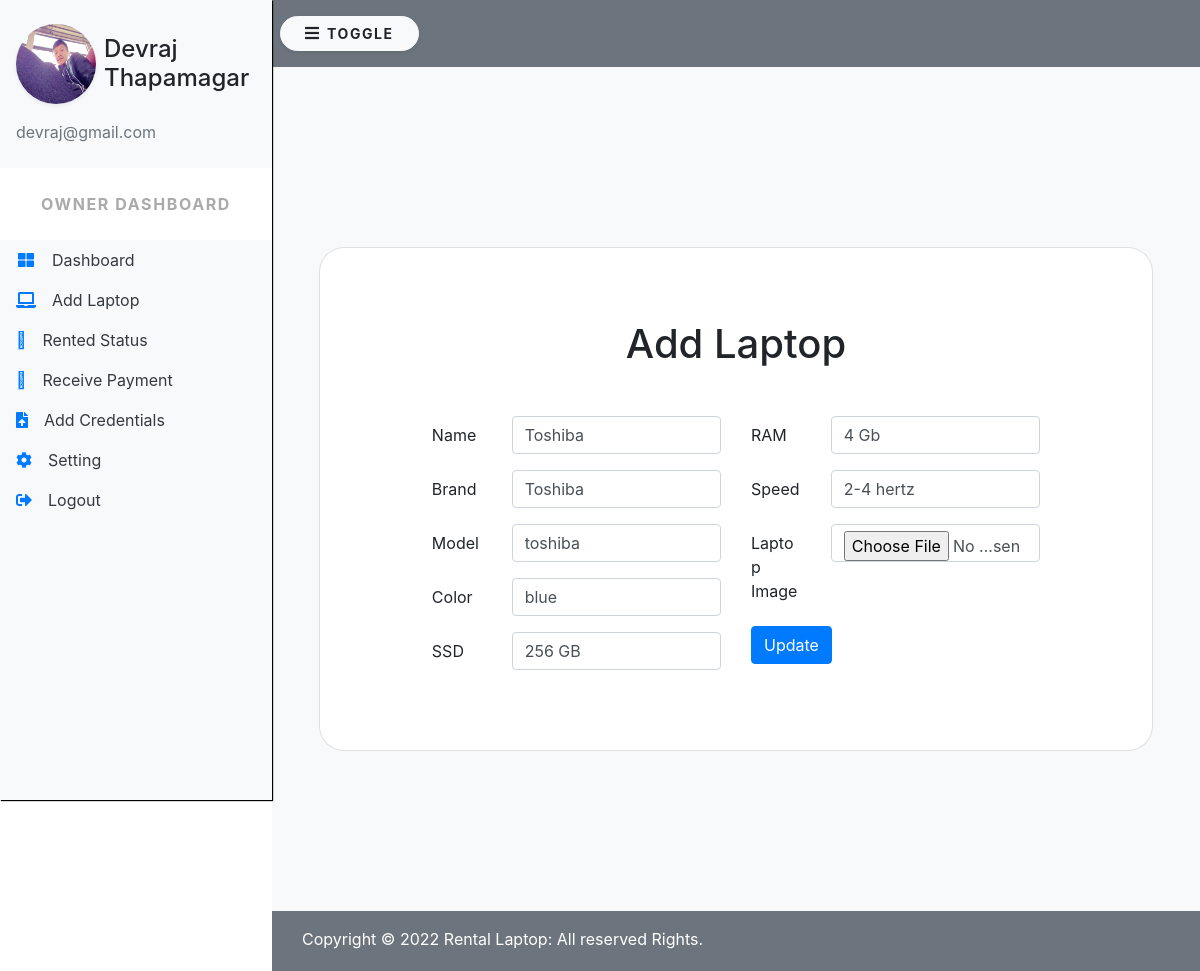
Page /modules/owner/index.php?m=laptop&p=edit&id=2 (signed in) on the committed database.
### tables this page shows
CREATE TABLE `laptop` (
  `lap_id` int(11) UNSIGNED NOT NULL,
  `lap_name` varchar(30) NOT NULL,
  `processor` varchar(30) NOT NULL,
  `lap_model` varchar(40) NOT NULL,
  `lap_brand` varchar(30) NOT NULL,
  `lap_color` varchar(30) NOT NULL,
  `lap_ssd` varchar(10) NOT NULL,
  `lap_ram` varchar(10) NOT NULL,
  `lap_speed` varchar(10) NOT NULL,
  `description` varchar(200) NOT NULL,
  `lap_image` varchar(225) NOT NULL,
  `o_id` int(11) UNSIGNED DEFAULT NULL,
  `lap_status` varchar(20) DEFAULT NULL
);

### scriptlibrary/pagecontroller.php (called while the page is built)
<?php
$req=$_SERVER['REQUEST_URI'];
$sec=explode('/',$req)[3];
$module=isset($_GET['m'])?$_GET['m']:'dashboard';
$page=isset($_GET['p'])?$_GET['p']:'browse';
include dirname(__FILE__)."/../modules/".$sec."/".$module."/".$page.".php";
?>

### engine/models/dbconnection.php (called while the page is built, shortened)
<?php
    class dbh{
        protected function connect(){
            $this->servername="localhost";
            $this->username ="root";
            $this->password="";
            $this->dbname="rentlaptop";
            $conn= new mysqli($this->servername,$this->username,$this->password,$this->dbname);
            return $conn;
        }
    }
?>

### engine/models/laptop.php (called while the page is built, shortened)
<?php
    class laptop extends dbh{
        public function edit($id){
            $sql = "SELECT * FROM laptop where lap_id=".$id;
		    $result = $this->connect()->query($sql);
            if ($result->num_rows > 0) {
            return $data[] = $result->fetch_assoc();
            }else{
                echo $this->connect()->error;
            }
        }
    }
?>

### modules/owner/laptop/edit.php (the view, shortened to what this page needs)
<?php
    include_once ('../../engine/models/dbconnection.php');
    include '../../engine/models/laptop.php';
?>
<?php
    $laptop= new laptop();
	if(isset($_GET['id'])){
		$id=$_GET['id'];
        $edit= $laptop->edit($id);
	}else{
		 echo "Invalid Request";
		  $message="Invalid Request";
		  $browse_page="m=laptop&message=$message";
		  header("Location: ".$_SERVER['PHP_SELF']."?".$browse_page);
	}
?>
<section class="vh-100">
    <div class="container h-100">
      <div class="row d-flex justify-content-center align-items-center h-100">
        <div class="col-lg-12 cil-xl-11">
          <div class="card text-black" style="border-radius:25px">
            <div class="card-body p-md-5">
                  <p class="text-center h1 fw-bold mb-5 mx-1 mx-md-4 mt-4">Add Laptop</p>
                  <form method="POST" class="was-validate" action=""  enctype="multipart/form-data">
                    <div class="row justify-content-center">
                        <div class="col-md-10 col-lg-6 col-xl-5">
                            <div class="form-group row">
                                <label for="inputName3" class="col-sm-3 col-form-label">Name</label>
                                <div class="col-sm-9">
                                    <input type="text" class="form-control" id="inputName3" name="name" value="<?php echo  $edit['lap_name']?>" required>
                                </div>
                            </div>
                            <div class="form-group row">
                                <label for="inputBrand3" class="col-sm-3 col-form-label">Brand</label>
                                <div class="col-sm-9">
                                    <input type="text" class="form-control" id="inputBrand3" name="brand" value="<?php echo  $edit['lap_brand']?>" required>
                                </div>
                            </div>
                                <div class="form-group row">
                                <label for="inputModal3" class="col-sm-3 col-form-label">Model</label>
                                <div class="col-sm-9">
                                    <input type="text" class="form-control" id="inputModal3" name="model" value="<?php echo  $edit['lap_model']?>" required>
                                </div>
                            </div>
                            <div class="form-group row">
                                <label for="color" class="col-sm-3 col-form-label">Color</label>
                                <div class="col-sm-9">
                                    <input type="text" class="form-control" id="color" name="color" value="<?php echo  $edit['lap_color']?>" required>
                                </div>
                            </div>
                            <div class="form-group row">
                                <label for="ssd" class="col-sm-3 col-form-label">SSD</label>
                                <div class="col-sm-9">
                                    <input type="text" class="form-control" id="ssd" name="ssd" value="<?php echo  $edit['lap_ssd']?>" required>
                                </div>
                            </div>
                        </div>
                        <div class="col-md-10 col-lg-6 col-xl-5">
                            <div class="form-group row">
                                <label for="ram" class="col-sm-3 col-form-label">RAM</label>
                                <div class="col-sm-9">
                                    <input type="text" class="form-control" id="ram"   name="ram"  value="<?php echo  $edit['lap_ram']?>" required>
                                </div>
                            </div>
                            <div class="form-group row">
                                <label for="speed" class="col-sm-3 col-form-label">Speed</label>
                                <div class="col-sm-9">
                                    <input type="text" class="form-control" id="speed"   name="speed"  value="<?php echo  $edit['lap_speed']?>" required>
                                </div>
                            </div>
                            <div class="form-group row">
                                <label class="form-label col-sm-3 col-form-label" for="customFile">Laptop Image</label>
                                <div class="col-sm-9">
                                <input type="file" class="form-control" id="customFile" name="image" value="<?php echo  $edit['lap_image']?>"/>
                                </div>
                            </div>
                            <div class="form-group row">
                                <div class="col-sm-10">
                                    <button type="submit" class="btn btn-primary" name="update" value="update">Update</button>
                                 </div>
                            </div>
                        </div>
                  </form>
            </div>
          </div>
        </div>
      </div>
    </div>
</section>

### css/style1.css (style rules this page uses)
body { background: #fff; min-height: 100vh; overflow-x: hidden; }

### rows in the picture
laptop: name "Toshiba", brand "Toshiba", model "toshiba", color "blue", ssd "256 GB", ram "4 Gb", speed "2-4 hertz"

### other values in the picture
$_SESSION['auth']->name "Devraj Thapamagar"
$_SESSION['auth']->email "devraj@gmail.com"
